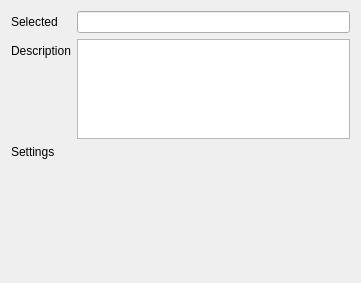
<?xml version="1.0" encoding="UTF-8"?>
<ui version="4.0">
 <class>workspace</class>
 <widget class="Workspace" name="workspace">
  <property name="geometry">
   <rect>
    <x>0</x>
    <y>0</y>
    <width>361</width>
    <height>283</height>
   </rect>
  </property>
  <property name="windowTitle">
   <string>Form</string>
  </property>
  <layout class="QFormLayout" name="formLayout">
   <property name="fieldGrowthPolicy">
    <enum>QFormLayout::ExpandingFieldsGrow</enum>
   </property>
   <item row="1" column="0">
    <widget class="QLabel" name="selectedWorkflowNameLabel">
     <property name="text">
      <string>Selected</string>
     </property>
    </widget>
   </item>
   <item row="1" column="1">
    <widget class="QLineEdit" name="selectedWorkflowView">
     <property name="text">
      <string/>
     </property>
     <property name="readOnly">
      <bool>true</bool>
     </property>
    </widget>
   </item>
   <item row="2" column="0">
    <widget class="QLabel" name="selectedWorkflowDescriptionLabel">
     <property name="text">
      <string>Description</string>
     </property>
    </widget>
   </item>
   <item row="2" column="1">
    <widget class="QTextBrowser" name="descriptionView">
     <property name="sizePolicy">
      <sizepolicy hsizetype="Expanding" vsizetype="Preferred">
       <horstretch>0</horstretch>
       <verstretch>0</verstretch>
      </sizepolicy>
     </property>
     <property name="maximumSize">
      <size>
       <width>16777215</width>
       <height>100</height>
      </size>
     </property>
    </widget>
   </item>
   <item row="3" column="0">
    <widget class="QLabel" name="settingsLabel">
     <property name="text">
      <string>Settings</string>
     </property>
    </widget>
   </item>
   <item row="3" column="1">
    <widget class="QWidget" name="settingsWidget" native="true"/>
   </item>
  </layout>
 </widget>
 <customwidgets>
  <customwidget>
   <class>Workspace</class>
   <extends>QWidget</extends>
   <header>workspace.h</header>
   <container>1</container>
  </customwidget>
 </customwidgets>
 <resources/>
 <connections/>
</ui>
